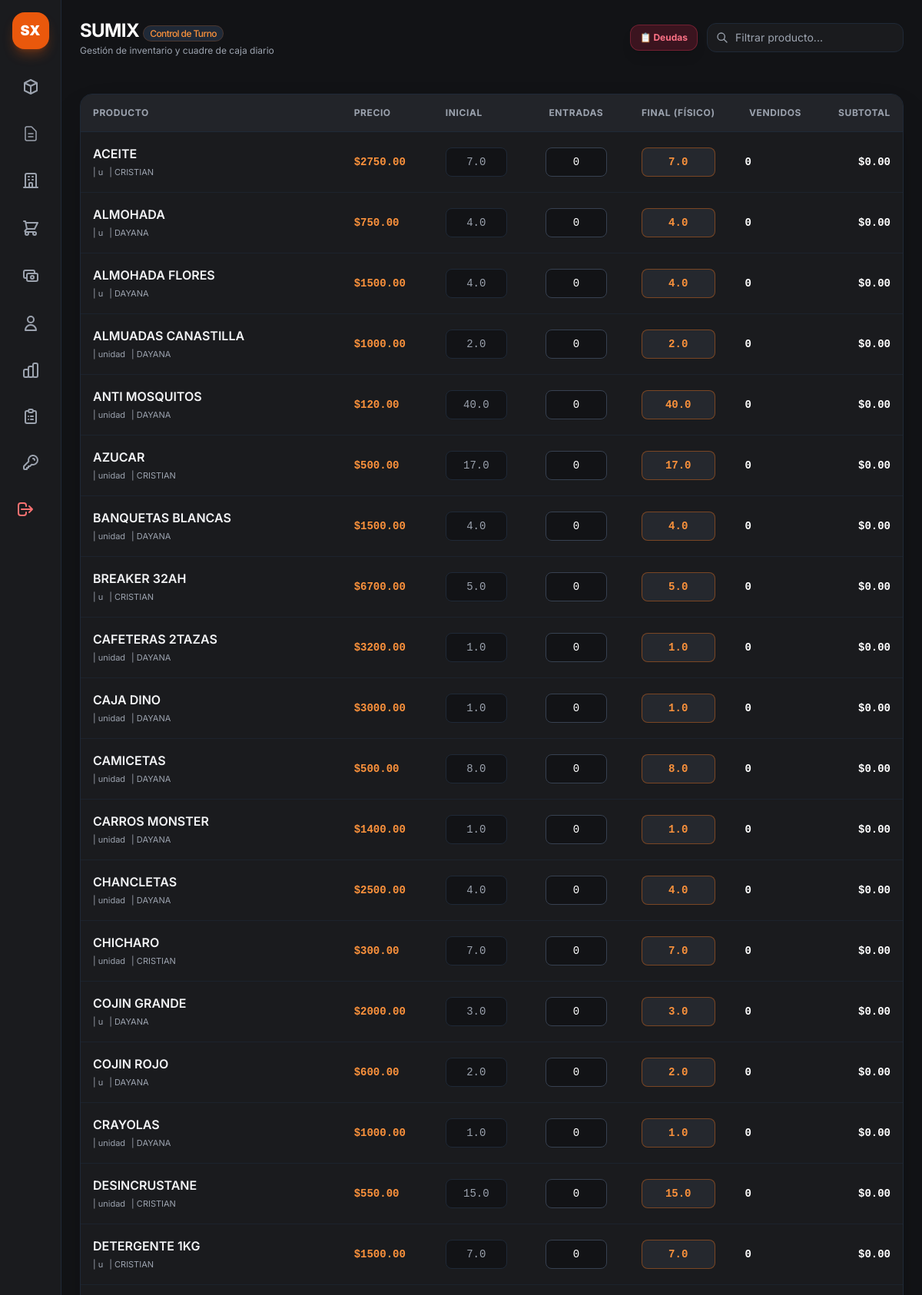
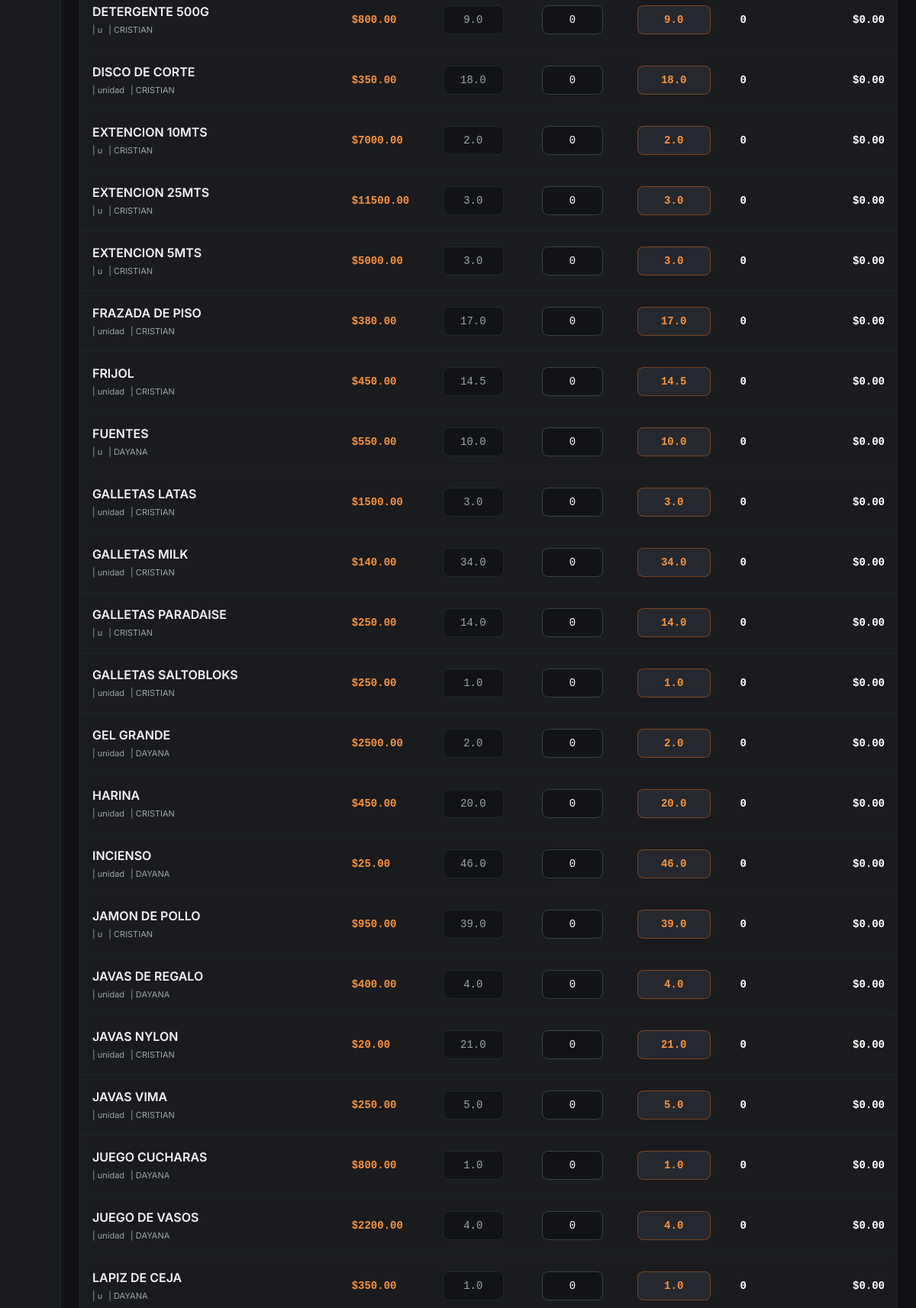
Screenshot of /cierre (signed in, upper part) with the database file from the repository (2 pictures, top to bottom).
### app.py (models this page shows, shortened)
class Producto(db.Model):
    __tablename__ = 'productos'
    id = db.Column(db.Integer, primary_key=True)
    codigo = db.Column(db.String(50), nullable=True)
    nombre = db.Column(db.String(100), nullable=False)
    unidad_medida = db.Column(db.String(20), default='unidad')
    propietario_id = db.Column(db.Integer, db.ForeignKey('propietarios.id'), nullable=True)
    precio_costo = db.Column(db.Float, default=0.0)
    precio_venta = db.Column(db.Float, default=0.0)
    fecha_vencimiento = db.Column(db.Date, nullable=True)
    proveedor_id = db.Column(db.Integer, db.ForeignKey('proveedores.id'), nullable=True)
    proveedor = db.relationship('Proveedor', backref=db.backref('productos', lazy=True))
    estado_pago = db.Column(db.String(20), default="Pagado")
    monto_pendiente = db.Column(db.Float, default=0.0)
    fecha_creacion = db.Column(db.DateTime, default=datetime.utcnow)
    activo = db.Column(db.Boolean, default=True)
    stocks = db.relationship('StockAlmacen', backref='producto', cascade="all, delete-orphan", lazy=True)

class Propietario(db.Model):
    __tablename__ = 'propietarios'
    id = db.Column(db.Integer, primary_key=True)
    nombre = db.Column(db.String(100), nullable=False, unique=True)
    descripcion = db.Column(db.String(200))
    productos = db.relationship('Producto', backref='propietario', lazy=True)

### app.py (the view)
@app.route('/cierre')
def vista_cierre():
    username = session.get('user')
    usuario_actual = Usuario.query.filter_by(username=username).first()
    if not usuario_actual:
        return redirect(url_for('login'))
    almacen_id = usuario_actual.almacen_id
    productos = Producto.query.filter(or_(Producto.activo == True, Producto.activo.is_(None))).all()
    for prod in productos:
        stock_alm = StockAlmacen.query.filter_by(
            producto_id=prod.id,
            almacen_id=almacen_id
        ).first()
        cantidad_actual = stock_alm.cantidad if stock_alm else 0.0
        prod.stock_en_almacen = cantidad_actual
        prod.stock_final_inicial = cantidad_actual
    productos.sort(key=lambda p: (p.stock_en_almacen <= 0, p.nombre.lower()))
    hoy = date.today()
    deudas_pendientes = DeudaCierre.query.filter(
        DeudaCierre.estado == 'pendiente',
        func.date(DeudaCierre.fecha) == hoy
    ).all()
    total_deudas_dia = sum(d.subtotal for d in deudas_pendientes if d.subtotal)
    return render_template('cierre.html', productos=productos, total_deudas_dia=total_deudas_dia)

### app.py (called while the page is built)
@app.context_processor
def inject_today():
    return {'hoy': date.today()}

### templates/cierre.html (shortened to what this page needs)
{% extends "base.html" %}
{% block content %}
<main class="flex-1 flex flex-col min-w-0 overflow-y-auto">
    <header class="p-3 sm:p-6 pb-2 flex flex-col sm:flex-row sm:items-center justify-between gap-3">
        <div>
            <h1 class="text-xl sm:text-2xl font-bold text-white tracking-tight">SUMIX <span
                    class="text-xs font-medium px-2 py-0.5 rounded-full bg-gray-800 text-orange-400 border border-orange-500/20">Control
                    de Turno</span></h1>
            <p class="text-xs text-gray-400 mt-0.5">Gestión de inventario y cuadre de caja diario</p>
        </div>
        <div class="flex items-center gap-2 sm:gap-3 w-full sm:w-auto">
            <a href="{{ url_for('vista_deudas') }}"
              target="_blank" class="px-3 py-2 bg-rose-600/20 hover:bg-rose-600 text-rose-400 hover:text-white border border-rose-500/30 font-bold rounded-xl transition text-xs flex items-center justify-center gap-1.5 shadow-lg shrink-0">
                <span>📋 Deudas</span>
            </a>
            <div class="relative flex-1 sm:w-64">
                <svg class="w-4 h-4 absolute left-3 top-1/2 -translate-y-1/2 text-gray-400" fill="none"
                    stroke="currentColor" viewBox="0 0 24 24">
                    <path stroke-linecap="round" stroke-linejoin="round" stroke-width="2"
                        d="M21 21l-6-6m2-5a7 7 0 11-14 0 7 7 0 0114 0z" />
                </svg>
                <input type="text" id="buscador" placeholder="Filtrar producto..." onkeyup="filtrarProductos()"
                    class="w-full bg-[#1a1b1e] border border-gray-800 rounded-xl pl-9 pr-3 py-2 text-xs sm:text-sm text-gray-200 focus:outline-none focus:border-orange-500/50 transition">
            </div>
        </div>
    </header>
    <section class="p-2 sm:p-6 flex-1 space-y-4">
        <div class="bg-[#1a1b1e] border border-gray-800 rounded-2xl overflow-hidden shadow-2xl">
            <div class="overflow-x-auto">
                <table class="w-full text-left border-collapse">
                    <thead>
                        <tr class="border-b border-gray-800 text-[11px] sm:text-xs font-semibold text-gray-400 uppercase tracking-wider bg-[#222429]">
                            <th class="p-2.5 sm:p-4">Producto</th>
                            <th class="p-2.5 sm:p-4 hidden md:table-cell">Precio</th>
                            <th class="p-2.5 sm:p-4 hidden md:table-cell">Inicial</th>
                            <th class="p-2.5 sm:p-4 text-center">Entradas</th>
                            <th class="p-2.5 sm:p-4 text-center">Final (Físico)</th>
                            <th class="p-2.5 sm:p-4 text-center">Vendidos</th>
                            <th class="p-2.5 sm:p-4 text-right">Subtotal</th>
                        </tr>
                    </thead>
                    <tbody class="divide-y divide-gray-800/60 text-xs sm:text-sm" id="tabla-productos">
                        {% for p in productos %}
                        <tr class="fila-producto hover:bg-gray-800/30 transition-colors" data-id="{{ p.id }}"
                            data-precio="{{ p.precio_venta }}"
                            data-propietario-id="{{ p.propietario.id if p.propietario else 0 }}"
                            data-propietario-nombre="{{ p.propietario.nombre if p.propietario else '' }}">
                            <td class="p-2.5 sm:p-4 font-medium text-white nombre-prod">
                                <div class="font-semibold text-sm sm:text-base text-gray-100">{{ p.nombre }}</div>
                                <div class="text-[11px] text-gray-400 mt-0.5 font-normal flex flex-wrap gap-x-2 gap-y-0.5">
                                    <span class="hidden sm:inline">| {{ p.unidad_medida }}</span>
                                    <span>| {{ p.propietario.nombre if p.propietario else 'Sin Prop.' }}</span>
                                </div>
                            </td>
                            <td class="p-2.5 sm:p-4 font-mono text-orange-400 font-semibold hidden md:table-cell">
                                ${{ "%.2f"|format(p.precio_venta) }}
                            </td>
                            <td class="p-2.5 sm:p-4 hidden md:table-cell">
                                <input type="number" step="any"
                                    class="stock-inicial w-16 sm:w-20 bg-[#121316] border border-gray-800 rounded-lg p-2 text-gray-400 text-center font-mono cursor-not-allowed"
                                    value="{{ p.stock_en_almacen }}" readonly>
                            </td>
                            <td class="p-2 sm:p-4 text-center">
                                <input type="number" step="any" min="0"
                                    class="entradas w-14 sm:w-20 bg-[#121316] border border-gray-700 rounded-lg p-1.5 sm:p-2 text-white text-center font-mono focus:border-orange-500 focus:outline-none"
                                    value="0" oninput="calcular()">
                            </td>
                            <td class="p-2 sm:p-4 text-center">
                                <input type="number" step="any" min="0"
                                    class="stock-final w-16 sm:w-24 bg-[#25282e] border border-orange-500/40 text-orange-400 font-bold rounded-lg p-1.5 sm:p-2 text-center font-mono focus:border-orange-500 focus:outline-none focus:ring-1 focus:ring-orange-500"
                                    value="{{ p.stock_final_inicial }}" oninput="calcular()">
                            </td>
                            <td class="p-2 sm:p-4 font-bold text-white font-mono text-center vendidos">0</td>
                            <td class="p-2.5 sm:p-4 font-bold text-right text-white font-mono subtotal">$0.00</td>
                        </tr>
                        {% endfor %}
                    </tbody>
                </table>
            </div>
        </div>
    </section>
</main>
{% endblock %}

### static/css/style.css (style rules this page uses)
body { font-family: 'Inter', sans-serif; }
input[type=number] { -moz-appearance: textfield; }

### rows the page displays
Producto: nombre "ACEITE", unidad_medida "u", propietario "CRISTIAN", precio_venta "2750.00", stock_en_almacen "7.0", stock_final_inicial "7.0"
Producto: nombre "ALMOHADA", unidad_medida "u", propietario "DAYANA", precio_venta "750.00", stock_en_almacen "4.0", stock_final_inicial "4.0"
Producto: nombre "ALMOHADA FLORES", unidad_medida "u", propietario "DAYANA", precio_venta "1500.00", stock_en_almacen "4.0", stock_final_inicial "4.0"
Producto: nombre "ALMUADAS CANASTILLA", unidad_medida "unidad", propietario "DAYANA", precio_venta "1000.00", stock_en_almacen "2.0", stock_final_inicial "2.0"
Producto: nombre "ANTI MOSQUITOS", unidad_medida "unidad", propietario "DAYANA", precio_venta "120.00", stock_en_almacen "40.0", stock_final_inicial "40.0"
Producto: nombre "AZUCAR", unidad_medida "unidad", propietario "CRISTIAN", precio_venta "500.00", stock_en_almacen "17.0", stock_final_inicial "17.0"
Producto: nombre "BANQUETAS BLANCAS", unidad_medida "unidad", propietario "DAYANA", precio_venta "1500.00", stock_en_almacen "4.0", stock_final_inicial "4.0"
Producto: nombre "BREAKER 32AH", unidad_medida "u", propietario "CRISTIAN", precio_venta "6700.00", stock_en_almacen "5.0", stock_final_inicial "5.0"
Producto: nombre "CAFETERAS 2TAZAS", unidad_medida "unidad", propietario "DAYANA", precio_venta "3200.00", stock_en_almacen "1.0", stock_final_inicial "1.0"
Producto: nombre "CAJA DINO", unidad_medida "unidad", propietario "DAYANA", precio_venta "3000.00", stock_en_almacen "1.0", stock_final_inicial "1.0"
Producto: nombre "CAMICETAS", unidad_medida "unidad", propietario "DAYANA", precio_venta "500.00", stock_en_almacen "8.0", stock_final_inicial "8.0"
Producto: nombre "CARROS MONSTER", unidad_medida "unidad", propietario "DAYANA", precio_venta "1400.00", stock_en_almacen "1.0", stock_final_inicial "1.0"
Producto: nombre "CHANCLETAS", unidad_medida "unidad", propietario "DAYANA", precio_venta "2500.00", stock_en_almacen "4.0", stock_final_inicial "4.0"
Producto: nombre "CHICHARO", unidad_medida "unidad", propietario "CRISTIAN", precio_venta "300.00", stock_en_almacen "7.0", stock_final_inicial "7.0"
Producto: nombre "COJIN GRANDE", unidad_medida "u", propietario "DAYANA", precio_venta "2000.00", stock_en_almacen "3.0", stock_final_inicial "3.0"
Producto: nombre "COJIN ROJO", unidad_medida "u", propietario "DAYANA", precio_venta "600.00", stock_en_almacen "2.0", stock_final_inicial "2.0"
Producto: nombre "CRAYOLAS", unidad_medida "unidad", propietario "DAYANA", precio_venta "1000.00", stock_en_almacen "1.0", stock_final_inicial "1.0"
Producto: nombre "DESINCRUSTANE", unidad_medida "unidad", propietario "CRISTIAN", precio_venta "550.00", stock_en_almacen "15.0", stock_final_inicial "15.0"
Producto: nombre "DETERGENTE 1KG", unidad_medida "u", propietario "CRISTIAN", precio_venta "1500.00", stock_en_almacen "7.0", stock_final_inicial "7.0"
Producto: nombre "DETERGENTE 500G", unidad_medida "u", propietario "CRISTIAN", precio_venta "800.00", stock_en_almacen "9.0", stock_final_inicial "9.0"
Producto: nombre "DISCO DE CORTE", unidad_medida "unidad", propietario "CRISTIAN", precio_venta "350.00", stock_en_almacen "18.0", stock_final_inicial "18.0"
Producto: nombre "EXTENCION 10MTS", unidad_medida "u", propietario "CRISTIAN", precio_venta "7000.00", stock_en_almacen "2.0", stock_final_inicial "2.0"
Producto: nombre "EXTENCION 25MTS", unidad_medida "u", propietario "CRISTIAN", precio_venta "11500.00", stock_en_almacen "3.0", stock_final_inicial "3.0"
Producto: nombre "EXTENCION 5MTS", unidad_medida "u", propietario "CRISTIAN", precio_venta "5000.00", stock_en_almacen "3.0", stock_final_inicial "3.0"
Producto: nombre "FRAZADA DE PISO", unidad_medida "unidad", propietario "CRISTIAN", precio_venta "380.00", stock_en_almacen "17.0", stock_final_inicial "17.0"
Producto: nombre "FRIJOL", unidad_medida "unidad", propietario "CRISTIAN", precio_venta "450.00", stock_en_almacen "14.5", stock_final_inicial "14.5"
Producto: nombre "FUENTES", unidad_medida "u", propietario "DAYANA", precio_venta "550.00", stock_en_almacen "10.0", stock_final_inicial "10.0"
Producto: nombre "GALLETAS LATAS", unidad_medida "unidad", propietario "CRISTIAN", precio_venta "1500.00", stock_en_almacen "3.0", stock_final_inicial "3.0"
Producto: nombre "GALLETAS MILK", unidad_medida "unidad", propietario "CRISTIAN", precio_venta "140.00", stock_en_almacen "34.0", stock_final_inicial "34.0"
Producto: nombre "GALLETAS PARADAISE", unidad_medida "u", propietario "CRISTIAN", precio_venta "250.00", stock_en_almacen "14.0", stock_final_inicial "14.0"
Producto: nombre "GALLETAS SALTOBLOKS", unidad_medida "unidad", propietario "CRISTIAN", precio_venta "250.00", stock_en_almacen "1.0", stock_final_inicial "1.0"
Producto: nombre "GEL GRANDE", unidad_medida "unidad", propietario "DAYANA", precio_venta "2500.00", stock_en_almacen "2.0", stock_final_inicial "2.0"
Producto: nombre "HARINA", unidad_medida "unidad", propietario "CRISTIAN", precio_venta "450.00", stock_en_almacen "20.0", stock_final_inicial "20.0"
Producto: nombre "INCIENSO", unidad_medida "unidad", propietario "DAYANA", precio_venta "25.00", stock_en_almacen "46.0", stock_final_inicial "46.0"
Producto: nombre "JAMON DE POLLO", unidad_medida "u", propietario "CRISTIAN", precio_venta "950.00", stock_en_almacen "39.0", stock_final_inicial "39.0"
Producto: nombre "JAVAS DE REGALO", unidad_medida "unidad", propietario "DAYANA", precio_venta "400.00", stock_en_almacen "4.0", stock_final_inicial "4.0"
Producto: nombre "JAVAS NYLON", unidad_medida "unidad", propietario "CRISTIAN", precio_venta "20.00", stock_en_almacen "21.0", stock_final_inicial "21.0"
Producto: nombre "JAVAS VIMA", unidad_medida "unidad", propietario "CRISTIAN", precio_venta "250.00", stock_en_almacen "5.0", stock_final_inicial "5.0"
Producto: nombre "JUEGO CUCHARAS", unidad_medida "unidad", propietario "DAYANA", precio_venta "800.00", stock_en_almacen "1.0", stock_final_inicial "1.0"
Producto: nombre "JUEGO DE VASOS", unidad_medida "unidad", propietario "DAYANA", precio_venta "2200.00", stock_en_almacen "4.0", stock_final_inicial "4.0"
Producto: nombre "LAPIZ DE CEJA", unidad_medida "u", propietario "DAYANA", precio_venta "350.00", stock_en_almacen "1.0", stock_final_inicial "1.0"
